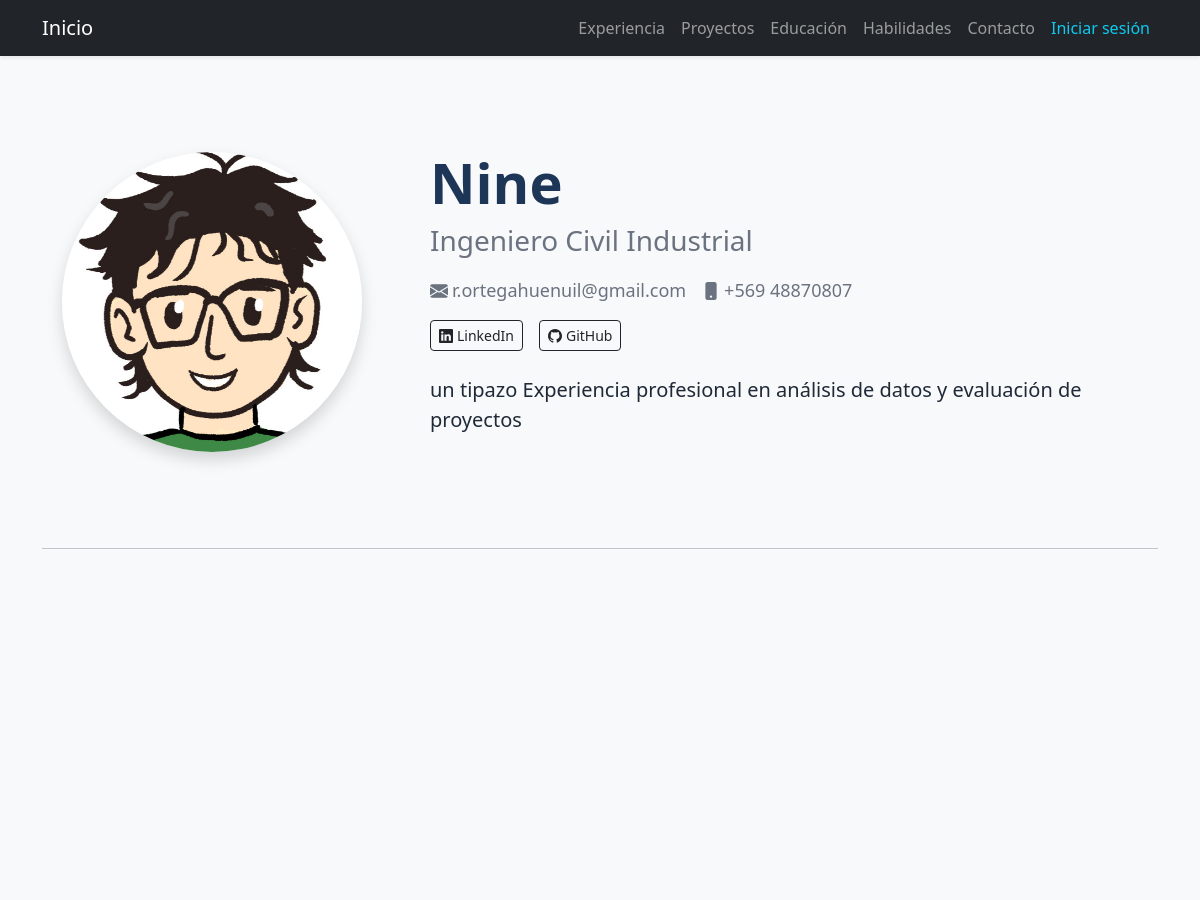
/ (upper part), run on an earlier commit of the app's database.
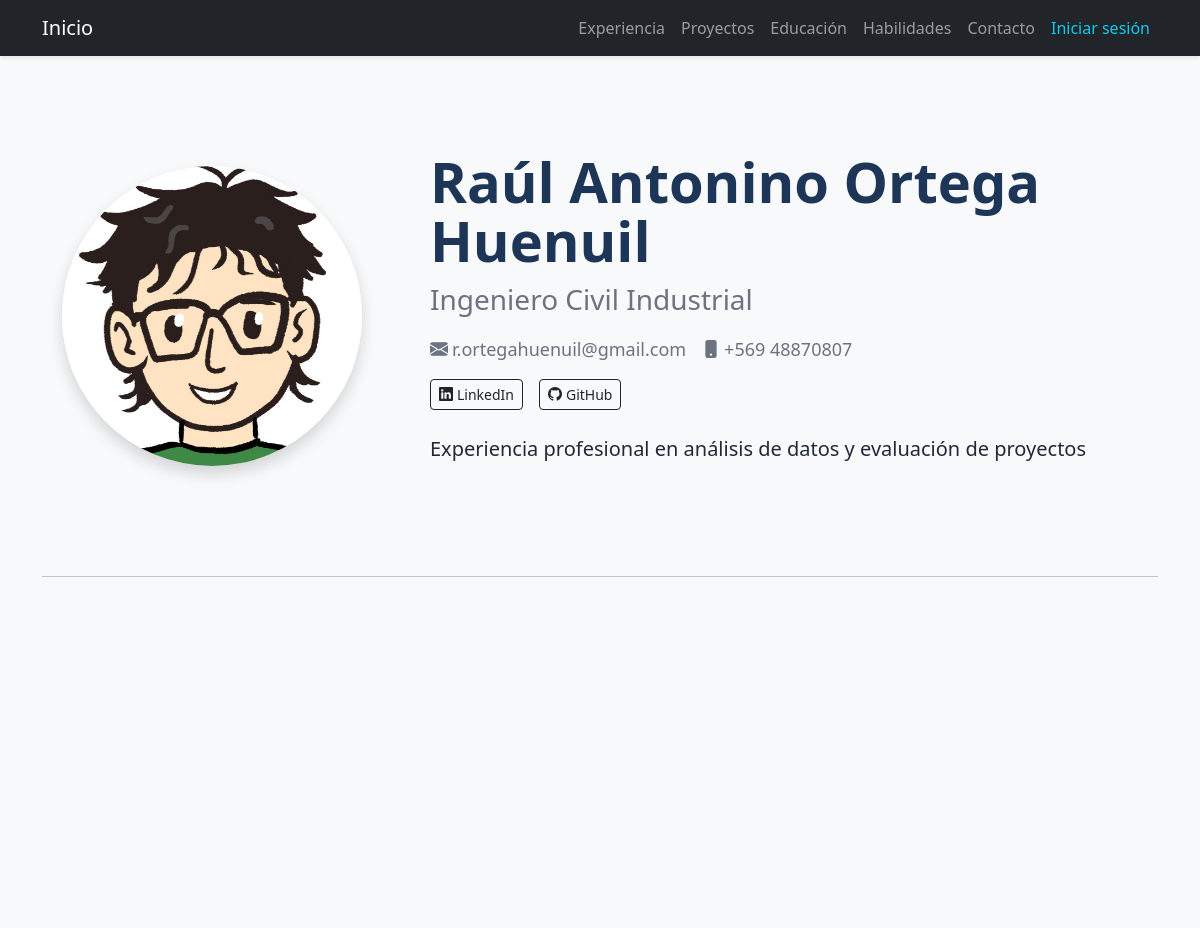
And on a later commit of the database.
### cv/models.py (models this page shows, shortened)
class Perfil(models.Model):
    nombre = models.CharField(max_length=200)
    titulo = models.CharField(max_length=200)
    email = models.EmailField()
    telefono = models.CharField(max_length=50, blank=True)
    sobre_mi = models.TextField(blank=True)
    url_portafolio_creativo = models.URLField(blank=True)
    linkedin_url = models.URLField(blank=True)
    github_url = models.URLField(blank=True)
    imagen = models.ImageField(upload_to='perfil/', blank=True, null=True)

### core/views.py (the view)
# urls.py: path('', views.inicio, name='home'),
def inicio(request):
    perfil = Perfil.objects.first()
    experiencias = Experiencia.objects.order_by("orden", "-id")
    educacion_profesional = Educacion.objects.filter(categoria="profesional").order_by("orden", "-id")
    educacion_formacion = Educacion.objects.filter(categoria="formacion").order_by("orden", "-id")
    habilidades = Habilidad.objects.order_by("orden", "nombre")
    proyectos = Proyecto.objects.order_by("orden", "-id")
    context = {
        "perfil": perfil,
        "experiencias": experiencias,
        "educacion_profesional": educacion_profesional,
        "educacion_formacion": educacion_formacion,
        "habilidades": habilidades,
        "proyectos": proyectos,
    }
    return render(request, "core/inicio.html", context)

### templates/core/inicio.html (shortened to what this page needs)
{% extends "base.html" %}
{% block content %}
{% include "components/organisms/hero_profile.html" %}
<hr class="my-5">
{% endblock %}

### templates/base.html (shortened to what this page needs)
{% load static %}
<!DOCTYPE html>
<html lang="es">
  <head>
    <link
      href="https://cdn.jsdelivr.net/npm/bootstrap@5.3.0/dist/css/bootstrap.min.css"
      rel="stylesheet"
    />
    <link
      rel="stylesheet"
      href="https://cdn.jsdelivr.net/npm/bootstrap-icons@1.11.3/font/bootstrap-icons.min.css"
    />
    <link rel="stylesheet" href="{% static 'css/base.css' %}" />
  </head>
  <body>
    {% include "components/organisms/navbar.html" %}
    <main class="container py-4">
      {% block content %}{% endblock content %}
    </main>
  </body>
</html>

### templates/components/organisms/navbar.html (shortened to what this page needs)
<nav class="navbar navbar-expand-lg navbar-dark bg-dark fixed-top shadow-sm">
  <div class="container">
    <a class="navbar-brand" href="{% url 'home' %}">Inicio</a>
    <div class="collapse navbar-collapse" id="navbarNav">
      <ul class="navbar-nav ms-auto">
        <li class="nav-item">
          <a class="nav-link" href="{% url 'home' %}#experiencia">Experiencia</a>
        </li>
        <li class="nav-item">
          <a class="nav-link" href="{% url 'home' %}#proyectos">Proyectos</a>
        </li>
        <li class="nav-item">
          <a class="nav-link" href="{% url 'home' %}#educacion">Educación</a>
        </li>
        <li class="nav-item">
          <a class="nav-link" href="{% url 'home' %}#habilidades">Habilidades</a>
        </li>
        <li class="nav-item">
          <a class="nav-link" href="{% url 'contacto' %}">Contacto</a>
        </li>
        {% if user.is_authenticated %}
          <li class="nav-item">
            <span class="nav-link text-light">
              Hola, {{ user.username }}
            </span>
          </li>
          <li class="nav-item">
            <a class="nav-link text-warning" href="{% url 'panel_cv' %}">
              Panel CV
            </a>
          </li>
          <li class="nav-item d-flex align-items-center">
            <form method="POST" action="{% url 'logout' %}" class="d-inline m-0">
              {% csrf_token %}
              <button type="submit" class="btn btn-link nav-link text-danger p-0 border-0">
                Cerrar sesión
              </button>
            </form>
          </li>
        {% else %}
          <li class="nav-item">
            <a class="nav-link text-info" href="{% url 'login' %}">
              Iniciar sesión
            </a>
          </li>
        {% endif %}
      </ul>
    </div>
  </div>
</nav>

### templates/components/organisms/hero_profile.html
{% load static %}
{% if perfil %}
<section class="py-5">
  <div class="row align-items-center g-5">
    <div class="col-12 col-lg-4 text-center">
      {% if perfil.imagen %}
        <img
          src="{{ perfil.imagen.url }}"
          alt="Foto de perfil de {{ perfil.nombre }}"
          class="img-fluid rounded-circle shadow perfil-img"
        >
      {% else %}
        <img
          src="{% static 'images/yoxd.jpg' %}"
          alt="Foto de perfil de {{ perfil.nombre }}"
          class="img-fluid rounded-circle shadow perfil-img"
        >
      {% endif %}
    </div>
    <div class="col-12 col-lg-8">
      <h1 class="fw-bold mb-2 nombre-principal">{{ perfil.nombre }}</h1>
      <p class="fs-3 text-muted mb-3">{{ perfil.titulo }}</p>
      <div class="d-flex flex-wrap gap-3 mb-3 contacto-linea">
        <span><i class="bi bi-envelope-fill me-1"></i>{{ perfil.email }}</span>
        {% if perfil.telefono %}
          <span><i class="bi bi-phone-fill me-1"></i>{{ perfil.telefono }}</span>
        {% endif %}
      </div>
      <div class="d-flex flex-wrap gap-3 mb-4">
        {% if perfil.linkedin_url %}
          <a href="{{ perfil.linkedin_url }}" target="_blank" rel="noopener" class="btn btn-outline-dark btn-sm">
            <i class="bi bi-linkedin me-1"></i>LinkedIn
          </a>
        {% endif %}
        {% if perfil.github_url %}
          <a href="{{ perfil.github_url }}" target="_blank" rel="noopener" class="btn btn-outline-dark btn-sm">
            <i class="bi bi-github me-1"></i>GitHub
          </a>
        {% endif %}
      </div>
      {% if perfil.sobre_mi %}
        <p class="lead hero-descripcion">
          {{ perfil.sobre_mi }}
        </p>
      {% endif %}
    </div>
  </div>
</section>
{% else %}
  <div class="alert alert-warning">
    No hay perfil cargado aún. Créalo en el admin (CV → Perfil).
  </div>
{% endif %}

### static/css/base.css (style rules this page uses)
:root { --clr-primary: #1D3557; --clr-accent: #4C673B; --clr-danger: #D72638; --clr-bg: #F8F9FA; --clr-surface: #FFFFFF; --clr-text: #1F2937; --clr-text-muted: #6B7280; --text-xs: 0.75rem; --text-sm: 0.875rem; --text-base: 1rem; --text-lg: 1.125rem; --text-xl: 1.25rem; --text-2xl: 1.5rem; --text-3xl: 2rem; --text-4xl: 3rem; --text-hero: 3.5rem; --space-1: 0.25rem; --space-2: 0.5rem; --space-3: 0.75rem; --space-4: 1rem; --space-5: 1.5rem; --space-6: 2rem; --space-7: 3rem; --space-8: 4rem; --radius-sm: 0.5rem; --radius-md: 0.75rem; --radius-lg: 1rem; --radius-xl: 1.125rem; }
body { background-color: var(--clr-bg); color: var(--clr-text); padding-top: 80px; }
h1 { font-weight: 700; }
.perfil-img { max-width: 300px; width: 100%; aspect-ratio: 1 / 1; object-fit: cover; }
.hero-descripcion { max-width: 750px; color: var(--clr-text); }
.contacto-linea { font-size: var(--text-lg); color: var(--clr-text-muted); }
.nombre-principal { font-size: var(--text-hero); line-height: 1.05; color: var(--clr-primary); }
.text-muted { color: var(--clr-text-muted) !important; }

What changed in the data, as far as the page shows it:
changed Perfil "Ingeniero Civil Industrial": nombre "Nine" → "Raúl Antonino Ortega Huenuil"; sobre_mi "un tipazo Experiencia profesional en análisis de datos y evaluación de proyectos" → "Experiencia profesional en análisis de datos y evaluación de proyectos"
